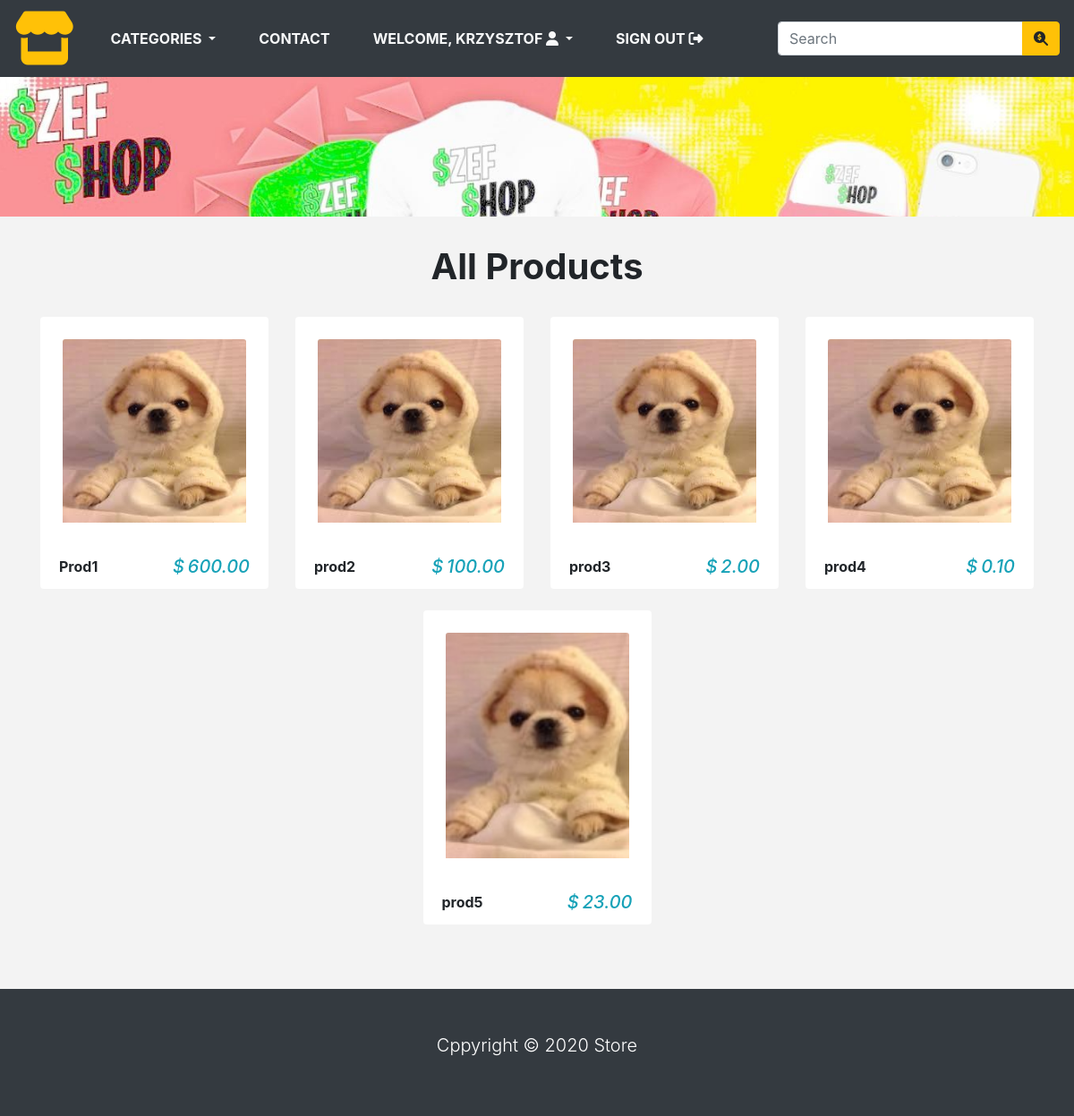
Screenshot of / (signed in) with the database file from the repository.
### store/models.py (models this page shows, shortened)
class Product(models.Model):
    name = models.CharField(max_length=250, unique=True)
    slug = models.SlugField(max_length=250, unique=True)
    description = models.TextField(blank=True)
    category = models.ForeignKey(Category, on_delete=models.CASCADE)
    price = models.DecimalField(max_digits=10, decimal_places=2)
    image = models.ImageField(upload_to='product', blank=True)
    stock = models.IntegerField()
    available = models.BooleanField(default=True)
    created = models.DateTimeField(auto_now_add=True)
    updated = models.DateTimeField(auto_now=True)
    class Meta:
        ordering = ('name',)
        verbose_name = 'product'
        verbose_name_plural = 'products'
    def get_url(self):
        return reverse('product_detail', args=[self.category.slug, self.slug])

### store/views.py (the view)
# urls.py: 2. Add a URL to urlpatterns:  path('', views.home, name='home')
def home(request, category_slug=None):
    category_page = None
    products = None
    if category_slug is not None:
        category_page = get_object_or_404(Category, slug=category_slug)
        products = Product.objects.filter(category=category_page, available=True)
    else:
        products = Product.objects.all().filter(available=True)
    return render(request, 'home.html', {'category': category_page, 'products': products})

### store/context_processors.py (called while the page is built)
def counter(request):
    item_count = 0
    if 'admin' in request.path:
        return {}
    else:
        try:
            cart = Cart.objects.filter(cart_id=_cart_id(request))
            cart_items = CartItem.objects.all().filter(cart=cart[:1])
            for cart_item in cart_items:
                item_count += cart_item.quantity
        except Cart.DoesNotExist:
            item_count = 0
    return dict(item_count=item_count)

def menu_links(request):
    links = Category.objects.all()
    return dict(links=links)

### store/models.py (called while the page is built)
    def get_url(self):
        return reverse('products_by_category', args=[self.slug])

### store/views.py (called while the page is built)
def _cart_id(request):
    cart = request.session.session_key
    if not cart:
        cart = request.session.create()
    return cart

### templates/home.html (shortened to what this page needs)
{% extends 'base.html' %}
{% load static %}
{% block content %}
    <div class="container-fluid">
        <div class="row">
            <img style="width: 100%" src="{% static 'img/image1.jpg' %}" alt="" />
        </div>
    </div>
    <div class="py-4">
        <div class="container">
            <div class="row>">
                <div class="col-10 mx-auto my-2 text-center">
                    <h1 class="text-capitalize font-weight-bold">All products</h1>
                </div>
            </div>
        </div>
    </div>
    <div class="container">
        <div class="row">
            {% for product in products %}
                <div class="col-9 mx-auto col-md-6 col-lg-3">
                    <div class="card mb-4 "
                        style="border-color: transparent; ">
                    <div class="p-4">
                        <a href="{{ product.get_url }}">
                            <img src="{{ product.image.url }}" class="card-img-top" alt="{{ product.name}}">
</a>
                    </div>
                    <div class="card-footer d-flex justify-content-between"
                        style="background: transparent; border-color: transparent; ">
                        <p class="font-weight-bold mb-0">
                           {{ product.name }}
                        </p>
                        <h5 class="text-info font-italic mb-0">
                            <span class="mr-1">$</span>{{ product.price }}
                        </h5>
                    </div>
                </div>
            </div>
        {% endfor %}
    </div>
    </div>
{% endblock %}

### templates/nav_bar.html (shortened to what this page needs)
<!DOCTYPE html>
<html lang="en">
   <nav class="navbar navbar-expand-md navbar-light bg-dark">
        <a href="{% url 'home' %}" class="navbar-brand"><i class="fas fa-store text-warning fa-3x"></i></a>
        <div class="collapse navbar-collapse justify-content-between" id="nav">
        <ul class="navbar-nav">
            <li class="nav-item dropfown"><a class="nav-link text-light text-uppercase font-weight-bold px-4 dropdown-toggle"
                                    href="" data-toggle="dropdown" >Categories </a>
            </li>
            <li class="nav-item"><a class="nav-link text-light text-uppercase font-weight-bold px-4" href="{% url 'contact' %}" >Contact  </a> </li>
            {% if request.user.is_authenticated and request.user.first_name %}
                <li class="nav-item dropdown">
                     <a class="nav-link text-light text-uppercase font-weight-bold px-4 dropdown-toggle" data-toggle="dropdown">
                         Welcome, {{ request.user.first_name }} <i class="fas fa-user circle"></i>
                     </a>
                </li>
            <li class="nav-item">
                     <a class="nav-link text-light text-uppercase font-weight-bold px-4" href="{%  url 'signout' %}" >
                         Sign Out <i class="fas fa-sign-out-alt"></i>
                     </a>
            </li>
            {% endif %}
        </ul>
        <form class="form-inline ml-4" action="{% url 'search' %}", method="GET">
            <div class="input-group">
                <input type="text" name="title" class="form-control" placeholder="Search">
                <div class="input-group-append">
                <button type="submit" class="btn btn-warning" ><i class="fas fa-search-dollar"></i></button>
                </div>
            </div>
        </form>
        </div>
    </nav>

### store/static/css/base.css (style rules this page uses)
body { background: #f3f3f3; }

### rows the page displays
Product: image (picture), name "Prod1", price "600.00"
Product: image (picture), name "prod2", price "100.00"
Product: image (picture), name "prod3", price "2.00"
Product: image (picture), name "prod4", price "0.10"
Product: image (picture), name "prod5", price "23.00"

### other values shown
{{ request.user.first_name }} "KRZYSZTOF"
